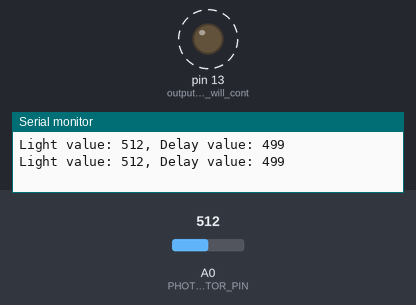
Recording of a sketch running on a simulated Arduino Uno, built with avr-gcc and run on an emulated ATmega328P. On the bench: output pins drawn as LEDs (lit = HIGH), the last lines printed to the serial monitor. Dashed ring = blinking. Inputs (shaded band) come from the test bench; at power-on: A0 (PHOTORESISTOR_PIN) = 512.

Above: at 1.7 s.
1.8 s: A0 (PHOTORESISTOR_PIN) set to 528
At 2.4 s:
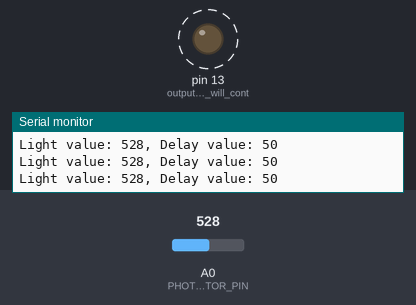
5.3 s: A0 (PHOTORESISTOR_PIN) set to 511
At 5.7 s:
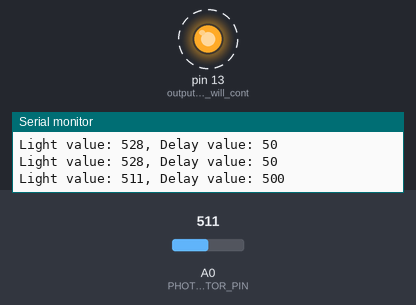
Timing chart, 0 to 14.8 s (numbered marks = the images above; inputs shaded):
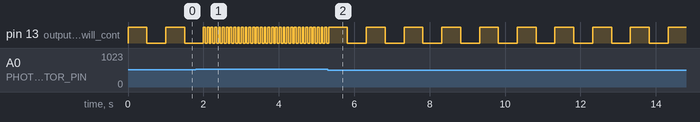

Measured:
- the behaviour switches between 512 and 513 on A0 (PHOTORESISTOR_PIN) (found by bisection; images 0 and 1)
- after the input at 1.8 s, pin 13 (output_since_we_will_cont): alternates HIGH for 0.05 s and LOW for 0.05 s, starting after 0.25 s
- after the input at 5.3 s, pin 13 (output_since_we_will_cont): alternates HIGH for 0.50 s and LOW for 0.50 s, starting after 0.52 s
- by itself, pin 13 (output_since_we_will_cont): alternates HIGH for 0.50 s and LOW for 0.50 s

The sketch:

day6_lightresistor.ino
```cpp
/*
 * 30 Days - Lost in Space
 * Day 6 - Time to Fix the Battery
 *
 * Learn more at https://learn.inventr.io/adventure
 *
 * We will need to find an additional source of power as our battery will not last long
 * without some recharging.  We do have solar panels so let's work on how the HERO can
 * monitor the power coming from those panels using a "photo-resistor" to simulate the
 * variable power available to our Lander.
 *
 * Alex Eschenauer
 * David Schmidt
 * Greg Lyzenga
 */

/*
 * Arduino concepts introduced/documented in this lesson.
 * - unsigned int: A 16 bit value containing numbers from 0 to 65535
 * - Serial Monitor: Allows the HERO to display text in an Arduino IDE window.
 * - Serial.begin(): Used to initialize the Serial Monitor.
 * - Serial.print(): Display some text in the Arduino IDE Serial Monitor window.
 * - Serial.println(): Display test in the Serial Monitor followed by a newline.
 * - analogRead(): Read a value from an analog pin that is based on how much voltage is on the pin (0-5v)
 *
 * Parts and electronics concepts introduced in this lesson.
 * - Analog pins: Pins on the HERO that can read many different values instead of just HIGH/LOW.
 * - Photo Resistor: Changes it's resistance depending on how much light it senses.
 */

/* We start by including this line of code, which helps our HERO work properly with the Arduino program. */
#include "Arduino.h"

// Our photoresistor will give us a reading of the current light level on this analog pin
const byte PHOTORESISTOR_PIN = A0;  // we pick an analog pin (defined in Arduino.h)

// These two constants set the minimum and maximum delay times for oue blinking LED
// The type "unsigned int" represents numbers from 0 to 65535.  Another name you may
// see for this type is "uint16_t".  We need this since these delay values can be
// greater than the biggest number a byte can represent (255).
const unsigned int MIN_DELAY = 50;   // 50 ms shortest blink delay
const unsigned int MAX_DELAY = 500;  // 500 ms longest blink delay

// One time setup
void setup() {
  // We will blink our build in LED based on amount of light received from our photoresistor
  pinMode(LED_BUILTIN, OUTPUT);       // output since we will control the built in LED
  pinMode(PHOTORESISTOR_PIN, INPUT);  // input value from analog pin connected to photoresistor

  /*
   * To show you the exact value being read on the analog pin we will print the exact number
   * using our Arduino IDE's "Serial Monitor".  This is a window displayed under the sketch that
   * can display text sent to it from the HERO.
   *
   * The speed that this data is sent/received must match between the Arduino IDE and HERO.  We
   * configure this speed for the HERO to send data using the Serial.begin() function.  Throughout
   * this course we will use a typical value of 9600 "baud", which is 9,600 bit of information per
   * second.
   */
  Serial.begin(9600);  // This initializes the Serial Monitor and sets the speed to 9600 bits per second
}

// The loop() function is called over and over when sketch is run.
void loop() {
  /*
   * Each time through our loop() we will read the current value of our photoresistor.  When
   * the voltage goes up from more light we flash the built-in LED faster (with shorter blinks).
   *
   * The photoresistor will produce a voltage that is not a simple digitial (on/off, HIGH/LOW)
   * value.  Because of this we cannot use a digital pin on our HERO.  Luckily our HERO board
   * provides six "analog" pins, named A0-A5.
   *
   * These pins will convert a voltage from 0V to 5V to a number from 0 to 1023, giving us
   * a full range of values.  Because we are reading an analog value instead of a digital
   * value, we use the analogRead() function.
   *
   * Here we use the reading from the PHOTORESISTOR_PIN and modify how long we delay based on it.
   */
  unsigned int light_value = analogRead(PHOTORESISTOR_PIN);   // light value from 0 to 1024

  /*
   * Our HERO board doesn't have a text display, so the Arduino IDE has provided us a way to
   * for the HERO to send messages that are displayed in a window in the Arduino IDE.  To open
   * the Serial Monitor on the Arduino IDE you can select Tools/Serial Monitor from the Arduino
   * IDE menu, use the shortcut keys listed in the menu or click the "magnifying glass" icon in
   * the upper right of the IDE window.
   *
   * We initialized the Serial functions in setup and now we will use Serial.print() and
   * Serial.println() to send messages to the Arduino IDE Serial Monitor.  Both functions
   * take a single value which can be either a constant or a variable.  The only difference
   * between the two functions is that Serial.print() leaves the cursor at the end of the
   * current line.  Any additional output will be appended to the current line.  Serial.println()
   * prints the value and THEN adds a "newline", so that any following messages will appear
   * on the following line.
   */
  Serial.print("Light value: ");  // Display label string to serial monitor
  Serial.print(light_value);      // display the value read from our photoresistor

  /*
   * The flash rate varies based on the relative brightness received by the photoresistor.
   * However, your brightness levels could be very different if you are in a dark room from
   * running this in a bright sunny room.  Because of this we will save the darkest value
   * and the brightest value seen.
   *
   * These values would normally be lost when each run of our loop() ends, but by adding
   * the "static" declaration we indicate that these local variables should maintain their
   * values between loop() runs.
   *
   * The FIRST time these variables are used they will get initialized with the first light_value
   * but that initialization is only done the first time so they will retain any changes
   * between the loop() runs.
   */
  static unsigned int darkest_light = light_value;    // this is the lowest value returned by the photoresistor
  static unsigned int brightest_light = light_value;  // this is the highest value returned by the photoresistor

  /*
   * Now that we have a light value let's update our darkest and brightest values
   * if the current value is darker (less than) our previous darkest or brighter
   * (greater than) our previous brightest value.
   */
  if (light_value < darkest_light) {  // If value is LESS THAN ('<') the darkest...
    darkest_light = light_value;      // ...then save current value as our new darkest value
  }
  if (light_value > brightest_light) {  // If value is GREATER THAN ('>') the brightest...
    brightest_light = light_value;      // ...then save current value as our new brightest value
  }

  /*
   * Now we have an interesting problem.  As our voltage reading goes up, we want the LED to
   * blink faster (and thus with a smaller delay).  In addition, we need to adjust the blink
   * rate in a noticeable way.  So, we have one range of numbers (darkest to brightest values)
   * from our light sensor that we wish to convert to a different range that goes from MAX_DELAY
   * down to MIN_DELAY.
   *
   * The Arduino language provides a neat function named map() that was created just for this
   * situation.  It takes a value from one range and *maps* it into a desired range.  It properly
   * handles the situation where the second range goes DOWN when the first range goes UP.
   *
   * We introduce it's used here to map our light_value (which goes from darkest_light to
   * brightest_light) and return a value from MAX_DELAY *down* to MIN_DELAY.  Perfect!
   */
  unsigned int delay_value = map(light_value, darkest_light, brightest_light, MAX_DELAY, MIN_DELAY);
  Serial.print(", Delay value: ");  // display label after light_value
  Serial.println(delay_value);      // display delay_value returned by map() function with newline

  // now blink our built in LED using our delay_value.
  digitalWrite(LED_BUILTIN, HIGH);  // Turn on LED
  delay(delay_value);               // Leave on delay_value milliseconds
  digitalWrite(LED_BUILTIN, LOW);   // Turn off LED
  delay(delay_value);               // Leave off delay_value milliseconds
}
```
